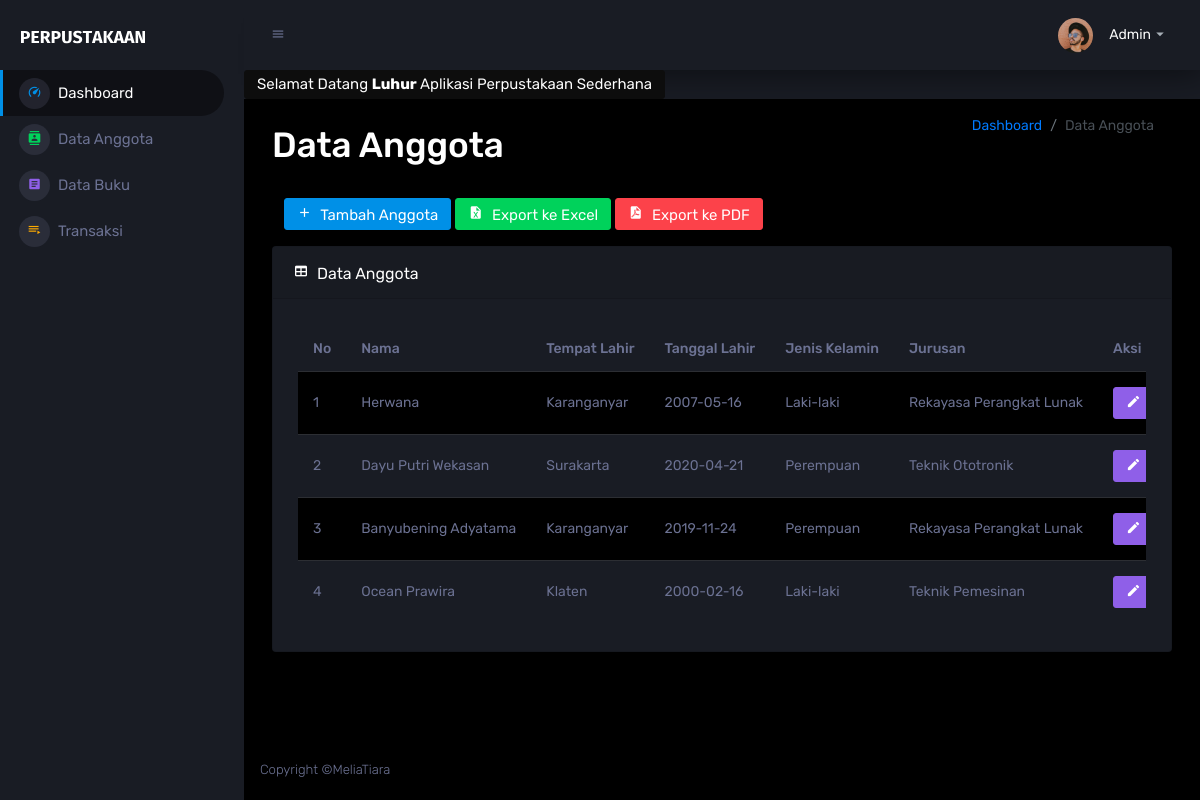
Page /index.php?p=anggota (signed in) on the committed database.
### tables this page shows
CREATE TABLE `anggota` (
  `id_anggota` int(11) NOT NULL,
  `nis` int(11) NOT NULL,
  `nama_anggota` varchar(50) NOT NULL,
  `tempat_lahir` varchar(100) NOT NULL,
  `tgl_lahir` date NOT NULL,
  `jk` enum('L','P') NOT NULL,
  `jurusan` varchar(75) NOT NULL
);

### page/anggota/anggota.php (the view, shortened to what this page needs)
<?php
$ambilAnggota = $conn->query("SELECT * FROM anggota ORDER BY id_anggota DESC") or die(mysqli_error($conn));
?>
<div class="page-header">
    <h1 class="mt-4"> Data Anggota </h1>
    <nav aria-label="breadcrumb">
        <ol class="breadcrumb mb-4">
            <li class="breadcrumb-item"><a href="index.php">Dashboard</a></li>
            <li class="breadcrumb-item active" aria-current="page">Data Anggota</li>
        </ol>
    </nav>
</div>
<div class="col-md-12">
    <a href="?p=anggota&aksi=tambah" class="btn btn-primary mb-3">
        <i class="mdi mdi-plus"></i>
        Tambah Anggota
    </a>
    <a href="./laporan_anggota/laporan_agt_excel.php" target="_blank" class="btn btn-success mb-3">
        <i class="mdi mdi-file-excel"></i>
        Export ke Excel
    </a>
    <a href="./laporan_anggota/laporan_agt_pdf.php" target="_blank" class="btn btn-danger mb-3">
        <i class="mdi mdi-file-pdf"></i>
        Export ke PDF
    </a>
</div>
<div class="row">
    <div class="col-lg-12 grid-margin stretch-card">
        <div class="card mb-4">
            <div class="card-header">
                <i class="mdi mdi-table mr-1"></i>
                Data Anggota
            </div>
            <div class="card-body">
                <div class="table-responsive">
                    <table class="table table-striped" id="dataTable">
                        <thead>
                            <tr>
                                <th>No</th>
                                <th>Nama</th>
                                <th>Tempat Lahir</th>
                                <th>Tanggal Lahir</th>
                                <th>Jenis Kelamin</th>
                                <th>Jurusan</th>
                                <th>Aksi</th>
                            </tr>
                        </thead>
                        <tbody>
                            <?php
                            $no = 1;
                            while ($pecahAnggota = $ambilAnggota->fetch_assoc()) {
                            $jk = ($pecahAnggota['jk'] == 'L') ? 'Laki-laki' : 'Perempuan';
                            ?>
                            <tr>
                                <td><?= $no; ?></td>
                                <td><?= $pecahAnggota['nama_anggota']; ?></td>
                                <td><?= $pecahAnggota['tempat_lahir']; ?></td>
                                <td><?= $pecahAnggota['tgl_lahir']; ?></td>
                                <td><?= $jk; ?></td>
                                <td><?= $pecahAnggota['jurusan']; ?></td>
                                <td>
                                    <a href="?p=anggota&aksi=ubah&id=<?= $pecahAnggota['id_anggota']; ?>"
                                        class="btn btn-info btn-small">
                                        <i class="mdi mdi-pencil"></i>
                                    </a>
                                </td>
                            </tr>
                            <?php $no++; } ?>
                        </tbody>
                    </table>
                </div>
            </div>
        </div>
    </div>
</div>

### rows in the picture
anggota: nama_anggota "Herwana", tempat_lahir "Karanganyar", tgl_lahir "2007-05-16", jk "Laki-laki", jurusan "Rekayasa Perangkat Lunak"
anggota: nama_anggota "Dayu Putri Wekasan", tempat_lahir "Surakarta", tgl_lahir "2020-04-21", jk "Perempuan", jurusan "Teknik Ototronik"
anggota: nama_anggota "Banyubening Adyatama", tempat_lahir "Karanganyar", tgl_lahir "2019-11-24", jk "Perempuan", jurusan "Rekayasa Perangkat Lunak"
anggota: nama_anggota "Ocean Prawira", tempat_lahir "Klaten", tgl_lahir "2000-02-16", jk "Laki-laki", jurusan "Teknik Pemesinan"

### other values in the picture
$_SESSION['login']['nama'] "Luhur"
